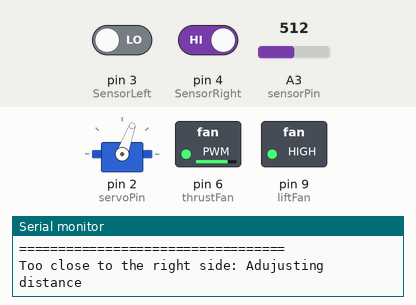
Simulated run of this sketch. Board: Arduino Uno, built with avr-gcc and run on an emulated ATmega328P. Parts: servo, switched loads named in the sketch (green lamp = pin HIGH), the last lines printed to the serial monitor. The inputs (shaded band) are chosen by the test bench; at power-on: A3 (sensorPin) = 512, pin 4 (SensorRight) HIGH, pin 3 (SensorLeft) LOW.

Above: at 1.3 s.
1.4 s: A3 (sensorPin) set to 17
4.4 s: A3 (sensorPin) set to 14
At 6.7 s:
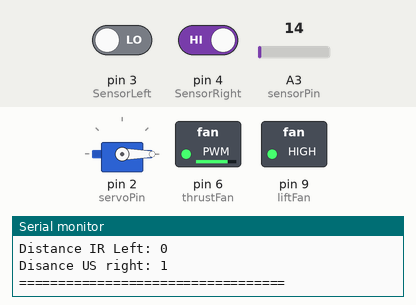
7.0 s: pin 4 (SensorRight) driven LOW
At 9.3 s:
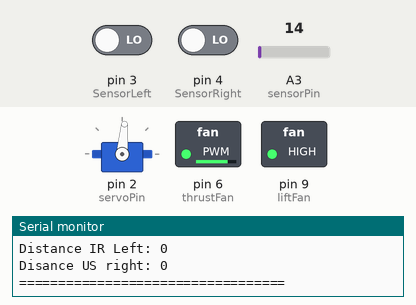
10.0 s: pin 3 (SensorLeft) driven HIGH
At 10.4 s:
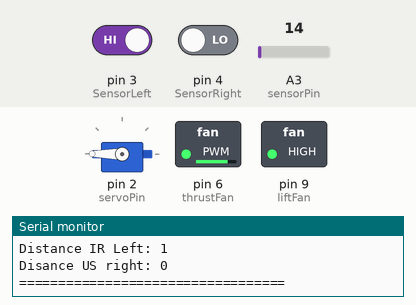
13.0 s: pin 4 (SensorRight) driven HIGH
16.0 s: pin 3 (SensorLeft) driven LOW
At 17.3 s:
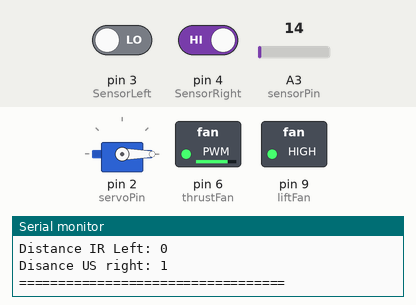
Timing chart, 0 to 19.0 s (numbered marks = the images above; inputs shaded):
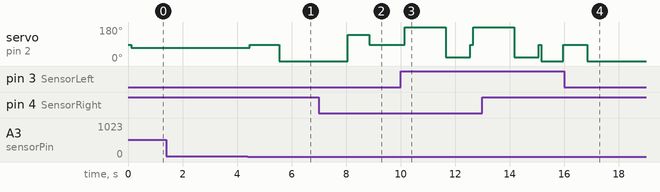

Measured:
- the behaviour switches between 15 and 14 on A3 (sensorPin) (found by bisection; images 0 and 1)
- after the input at 4.4 s, servo on pin 2 (servoPin): 70° → 85° after 0.07 s, → 0° 1.1 s later
- after the input at 7.0 s, servo on pin 2 (servoPin): goes on until 8.9 s, then stays 85°
- after the input at 10.0 s, servo on pin 2 (servoPin): 85° → 180° after 0.16 s, → 20° 1.5 s later, → 85° 0.90 s later, → 180° 0.10 s later
- after the input at 16.0 s, servo on pin 2 (servoPin): goes on until 16.8 s, then stays 0°

The sketch:

Group_6_40165181.ino
```cpp
#include <Servo.h>
#define sensorPin PC3 //define US pin
int servoPin = PD2; //define servo pin
int servoPos = 85 ;
Servo servo;
int SensorLeft = PD3; //define IR1 pin
int SensorRight = PD4; //define IR2 pin
int distanceIRLeft;
int distanceIRRight;
int distanceUS;
int liftFan, thrustFan;

void setup() {
    Serial.begin(9600);
    //Setup servo
    servo.attach(servoPin);
    servo.write(servoPos);
    //setup IR
    Serial.println("IR sensor starts from now.");
    //setup US
    pinMode(sensorPin,INPUT);
    //setup fan
    liftFan = 9;
    thrustFan = 6;
    pinMode(thrustFan, OUTPUT);
    pinMode(liftFan, OUTPUT);
    analogWrite(thrustFan,200);
    analogWrite(liftFan,255);
    delay(0.5);
}
int returnDistanceIRLeft()
{
  return digitalRead(SensorLeft);
}

int returnDistanceIRRight()
{
  return digitalRead(SensorRight);
}

int returnDistanceUS()
{
  return analogRead(sensorPin) * 1.27;
}

void loop() {
  distanceUS = returnDistanceUS();
  distanceIRLeft = returnDistanceIRLeft();
  distanceIRRight = returnDistanceIRRight();
  Serial.println();
  Serial.println("==================================");
  Serial.print("Distance US sensor: ");
  Serial.print(distanceUS);
  Serial.println(" cm");
  Serial.print("Distance IR Left: ");
  Serial.println(distanceIRLeft);
  Serial.print("Disance US right: ");
  Serial.println(distanceIRRight);
  Serial.println("==================================");
  Serial.println();

  if (17 <= distanceUS && distanceUS < 40 && distanceIRLeft == 1&& distanceIRRight==0){
    servo.write(180); // competition turns.
    delay(1500); //in ms/
    servo.write(20);
    delay(900);
    servo.write(servoPos); //put the servo back in the zero position to allow forward thrust
    Serial.println("Turning Right.");
  }
  else if (17 <= distanceUS && distanceUS < 40 && distanceIRRight==1 && distanceIRLeft==0 )
  {
    servo.write(0);
    delay(2500); //wait 5 seconds before putting the fan back in the zero position/
    servo.write(140);
    delay(800);
    servo.write(servoPos); //put the servo back in the zero position to allow forward thrust
    Serial.println("Turning Left.");
  }
  else if (distanceIRLeft == 1 && distanceIRRight ==0)
  {
      while(digitalRead(SensorLeft) == 1 && digitalRead(SensorRight) ==0) //in cm
      {
        servo.write(95); //turn fan 117 degrees to adjust position
        delay(200);
        Serial.println("Too close to the left side: Adujusting distance.");
        Serial.println();
        Serial.println("==================================");
        Serial.print("Distance US sensor: ");
        Serial.print(distanceUS);
        Serial.println(" cm");
        Serial.print("Distance IR Left: ");
        Serial.println(distanceIRLeft);
        Serial.print("Disance US right: ");
        Serial.println(distanceIRRight);
        Serial.println("==================================");
        Serial.println();
        distanceUS = returnDistanceUS();
        if (distanceUS <= 17)
          break;
      }
      servo.write(servoPos);
      delay(1000);
  }
  else if(distanceIRLeft ==0  && distanceIRRight == 1)
  {
    while(digitalRead(SensorLeft) ==0  && digitalRead(SensorRight) == 1)
    {
      servo.write(70); //67.5
      delay(300);
      Serial.println("Too close to the right side: Adujusting distance");
      Serial.println();
      Serial.println("==================================");
      Serial.print("Distance US sensor: ");
      Serial.print(distanceUS);
      Serial.println(" cm");
      Serial.print("Distance IR Left: ");
      Serial.println(distanceIRLeft);
      Serial.print("Disance US right: ");
      Serial.println(distanceIRRight);
      Serial.println("==================================");
      Serial.println();
      distanceUS = returnDistanceUS();

      if (distanceUS <= 17)
          break;
    }
    servo.write(servoPos);
    delay(1000);
  }
 /* else if (distanceUS < 20 && distanceIRLeft == 1 && distanceIRRight == 0)
  {
    servo.write(120);
    delay(2000);
    servo.write(servoPos);
  }
  else if (distanceUS < 20 && distanceIRLeft == 1 && distanceIRRight == 0)
  {
    servo.write(50);
    delay(2000);
    servo.write(servoPos);
  }*/
  else if (distanceIRRight == 1 && distanceIRLeft == 1 && distanceUS < 20)
  {

    servo.write(0);
    delay(800);
    servo.write(servoPos);
    delay(800);

  }


}
```
